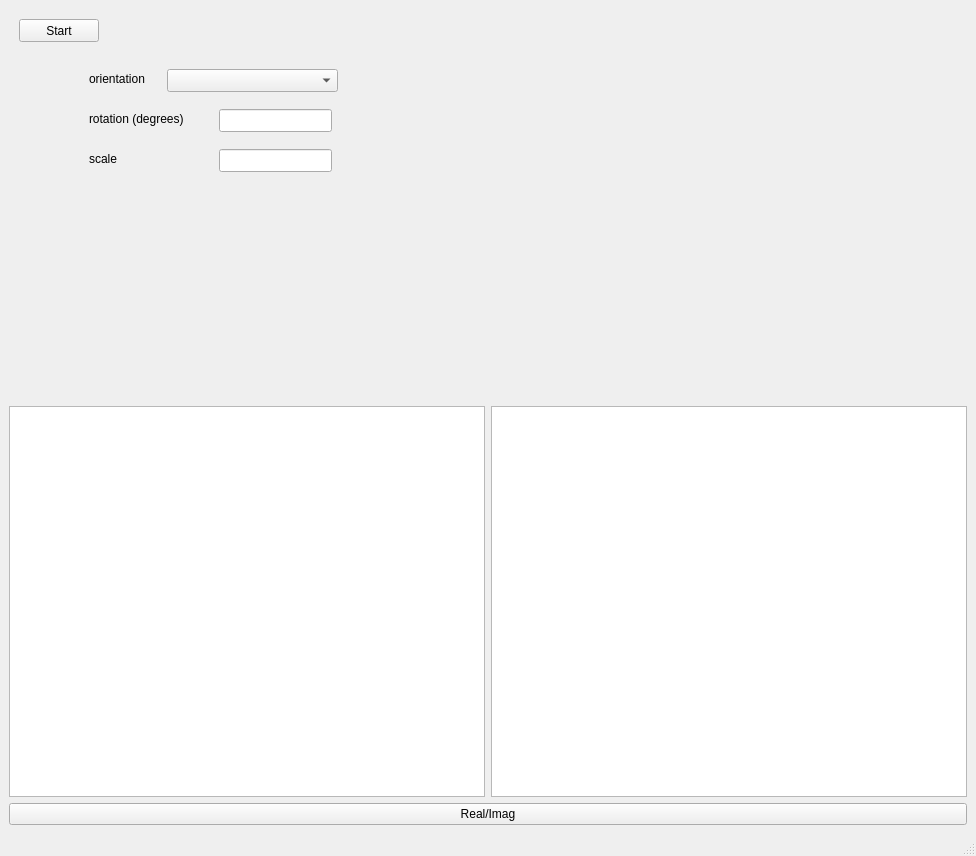
<?xml version="1.0" encoding="UTF-8"?>
<ui version="4.0">
 <class>MainWindow</class>
 <widget class="QMainWindow" name="MainWindow">
  <property name="geometry">
   <rect>
    <x>0</x>
    <y>0</y>
    <width>976</width>
    <height>856</height>
   </rect>
  </property>
  <property name="windowTitle">
   <string>MainWindow</string>
  </property>
  <widget class="QWidget" name="centralwidget">
   <layout class="QGridLayout" name="gridLayout">
    <item row="0" column="0">
     <layout class="QVBoxLayout" name="verticalLayout_10">
      <item>
       <layout class="QHBoxLayout" name="horizontalLayout">
        <item>
         <layout class="QVBoxLayout" name="verticalLayout"/>
        </item>
        <item>
         <layout class="QVBoxLayout" name="verticalLayout_3">
          <item>
           <widget class="QWidget" name="widget" native="true">
            <property name="sizePolicy">
             <sizepolicy hsizetype="Preferred" vsizetype="Expanding">
              <horstretch>0</horstretch>
              <verstretch>0</verstretch>
             </sizepolicy>
            </property>
            <widget class="QPushButton" name="pushButton">
             <property name="geometry">
              <rect>
               <x>10</x>
               <y>10</y>
               <width>80</width>
               <height>23</height>
              </rect>
             </property>
             <property name="text">
              <string>Start</string>
             </property>
            </widget>
            <widget class="QLineEdit" name="rotation_edit">
             <property name="geometry">
              <rect>
               <x>210</x>
               <y>100</y>
               <width>113</width>
               <height>23</height>
              </rect>
             </property>
            </widget>
            <widget class="QComboBox" name="orientation_edit">
             <property name="geometry">
              <rect>
               <x>158</x>
               <y>60</y>
               <width>171</width>
               <height>23</height>
              </rect>
             </property>
            </widget>
            <widget class="QLineEdit" name="scale_edit">
             <property name="geometry">
              <rect>
               <x>210</x>
               <y>140</y>
               <width>113</width>
               <height>23</height>
              </rect>
             </property>
            </widget>
            <widget class="QLabel" name="label">
             <property name="geometry">
              <rect>
               <x>80</x>
               <y>100</y>
               <width>121</width>
               <height>20</height>
              </rect>
             </property>
             <property name="text">
              <string>rotation (degrees)</string>
             </property>
            </widget>
            <widget class="QLabel" name="label_2">
             <property name="geometry">
              <rect>
               <x>80</x>
               <y>140</y>
               <width>121</width>
               <height>20</height>
              </rect>
             </property>
             <property name="text">
              <string>scale</string>
             </property>
            </widget>
            <widget class="QLabel" name="label_3">
             <property name="geometry">
              <rect>
               <x>80</x>
               <y>60</y>
               <width>121</width>
               <height>20</height>
              </rect>
             </property>
             <property name="text">
              <string>orientation</string>
             </property>
            </widget>
           </widget>
          </item>
         </layout>
        </item>
       </layout>
      </item>
      <item>
       <layout class="QHBoxLayout" name="horizontalLayout_4">
        <item>
         <widget class="GraphicsLayoutWidget" name="display_phase_imag"/>
        </item>
        <item>
         <widget class="GraphicsLayoutWidget" name="display_intens_real"/>
        </item>
       </layout>
      </item>
     </layout>
    </item>
    <item row="1" column="0">
     <widget class="QPushButton" name="view_toggle">
      <property name="text">
       <string>Real/Imag</string>
      </property>
     </widget>
    </item>
   </layout>
  </widget>
  <widget class="QMenuBar" name="menubar">
   <property name="geometry">
    <rect>
     <x>0</x>
     <y>0</y>
     <width>976</width>
     <height>20</height>
    </rect>
   </property>
  </widget>
  <widget class="QStatusBar" name="statusbar"/>
 </widget>
 <customwidgets>
  <customwidget>
   <class>GraphicsLayoutWidget</class>
   <extends>QGraphicsView</extends>
   <header>pyqtgraph</header>
  </customwidget>
 </customwidgets>
 <resources/>
 <connections>
  <connection>
   <sender>view_toggle</sender>
   <signal>clicked()</signal>
   <receiver>MainWindow</receiver>
   <slot>TogglePlotRE_IM()</slot>
   <hints>
    <hint type="sourcelabel">
     <x>899</x>
     <y>677</y>
    </hint>
    <hint type="destinationlabel">
     <x>898</x>
     <y>570</y>
    </hint>
   </hints>
  </connection>
  <connection>
   <sender>rotation_edit</sender>
   <signal>textChanged(QString)</signal>
   <receiver>MainWindow</receiver>
   <slot>ProcessingUpdated()</slot>
   <hints>
    <hint type="sourcelabel">
     <x>720</x>
     <y>188</y>
    </hint>
    <hint type="destinationlabel">
     <x>846</x>
     <y>240</y>
    </hint>
   </hints>
  </connection>
  <connection>
   <sender>pushButton</sender>
   <signal>clicked()</signal>
   <receiver>MainWindow</receiver>
   <slot>Start_Stop_Clicked()</slot>
   <hints>
    <hint type="sourcelabel">
     <x>499</x>
     <y>89</y>
    </hint>
    <hint type="destinationlabel">
     <x>884</x>
     <y>52</y>
    </hint>
   </hints>
  </connection>
  <connection>
   <sender>scale_edit</sender>
   <signal>textChanged(QString)</signal>
   <receiver>MainWindow</receiver>
   <slot>ProcessingUpdated()</slot>
   <hints>
    <hint type="sourcelabel">
     <x>711</x>
     <y>227</y>
    </hint>
    <hint type="destinationlabel">
     <x>840</x>
     <y>282</y>
    </hint>
   </hints>
  </connection>
  <connection>
   <sender>orientation_edit</sender>
   <signal>currentIndexChanged(QString)</signal>
   <receiver>MainWindow</receiver>
   <slot>ProcessingUpdated()</slot>
   <hints>
    <hint type="sourcelabel">
     <x>662</x>
     <y>135</y>
    </hint>
    <hint type="destinationlabel">
     <x>851</x>
     <y>199</y>
    </hint>
   </hints>
  </connection>
 </connections>
 <slots>
  <signal>signal1()</signal>
  <slot>textchanged()</slot>
  <slot>Start_Stop_Clicked()</slot>
  <slot>TogglePlotRE_IM()</slot>
  <slot>ProcessingUpdated()</slot>
 </slots>
</ui>
